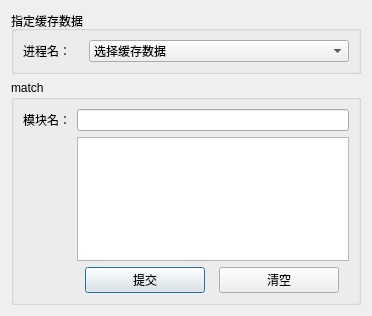
<?xml version="1.0" encoding="UTF-8"?>
<ui version="4.0">
 <class>Dialog</class>
 <widget class="QDialog" name="Dialog">
  <property name="geometry">
   <rect>
    <x>0</x>
    <y>0</y>
    <width>372</width>
    <height>316</height>
   </rect>
  </property>
  <property name="windowTitle">
   <string>Dialog</string>
  </property>
  <layout class="QGridLayout" name="gridLayout_3">
   <item row="0" column="0">
    <widget class="QGroupBox" name="groupBox_2">
     <property name="title">
      <string>指定缓存数据</string>
     </property>
     <layout class="QGridLayout" name="gridLayout_2">
      <item row="0" column="0">
       <widget class="QLabel" name="label_5">
        <property name="maximumSize">
         <size>
          <width>60</width>
          <height>16777215</height>
         </size>
        </property>
        <property name="text">
         <string>进程名：</string>
        </property>
       </widget>
      </item>
      <item row="0" column="1">
       <widget class="QComboBox" name="cmbPackage">
        <item>
         <property name="text">
          <string>选择缓存数据</string>
         </property>
        </item>
       </widget>
      </item>
     </layout>
    </widget>
   </item>
   <item row="1" column="0">
    <widget class="QGroupBox" name="groupBox">
     <property name="title">
      <string>match</string>
     </property>
     <layout class="QGridLayout" name="gridLayout">
      <item row="0" column="0">
       <widget class="QLabel" name="label_3">
        <property name="text">
         <string>模块名：</string>
        </property>
       </widget>
      </item>
      <item row="2" column="1">
       <layout class="QHBoxLayout" name="horizontalLayout">
        <item>
         <widget class="QPushButton" name="btnSubmit">
          <property name="maximumSize">
           <size>
            <width>120</width>
            <height>16777215</height>
           </size>
          </property>
          <property name="text">
           <string>提交</string>
          </property>
         </widget>
        </item>
        <item>
         <widget class="QPushButton" name="btnClear">
          <property name="maximumSize">
           <size>
            <width>120</width>
            <height>16777215</height>
           </size>
          </property>
          <property name="text">
           <string>清空</string>
          </property>
         </widget>
        </item>
       </layout>
      </item>
      <item row="0" column="1">
       <widget class="QLineEdit" name="txtModule"/>
      </item>
      <item row="1" column="1">
       <widget class="QListWidget" name="listModule"/>
      </item>
     </layout>
    </widget>
   </item>
  </layout>
 </widget>
 <resources/>
 <connections/>
</ui>
